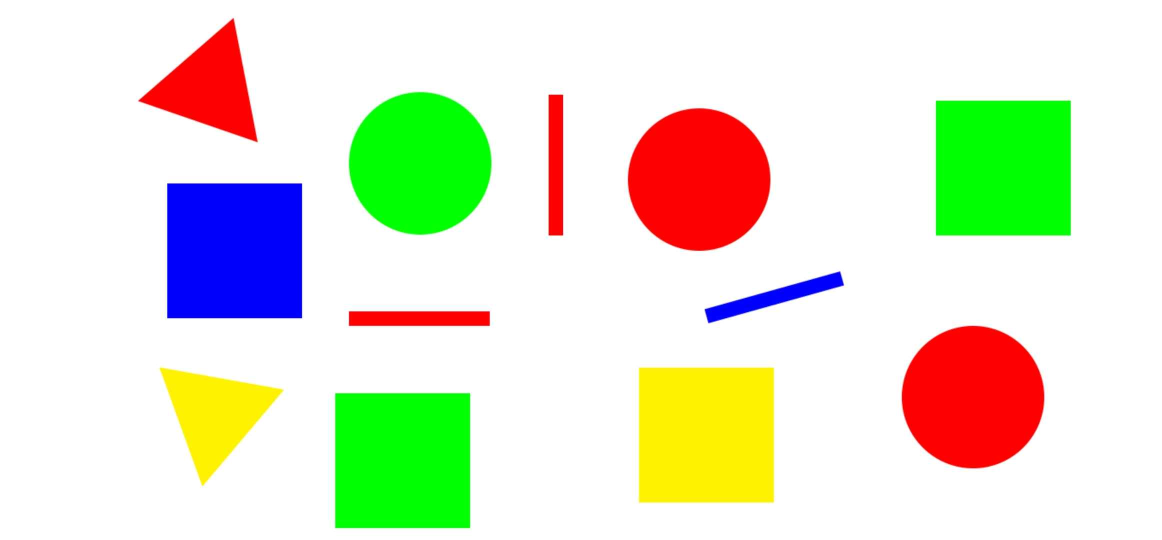
#> input picture test.jpg, 2324 x 1080 px (shown at 1/2 size)
$ python shapes_detection.py
#> lines starting #> are read from the running program, lines starting #| are printed output that depends on the picture; after the words box and inside, x2 and y2 are one past the last pixel; in counts of white or black regions, pixels touching at a corner belong together
import cv2
import pandas as pd
import os
import numpy as np

# saving the output after execution
save_output = "min"
os.makedirs(save_output, exist_ok=True)

# reading & scaling the test img
photo = cv2.imread("test.jpg")
#> photo is the input picture: shape (1080, 2324, 3); mean B, G, R 206.1, 228.7, 225.1
img = cv2.resize(photo, (1162, 540))
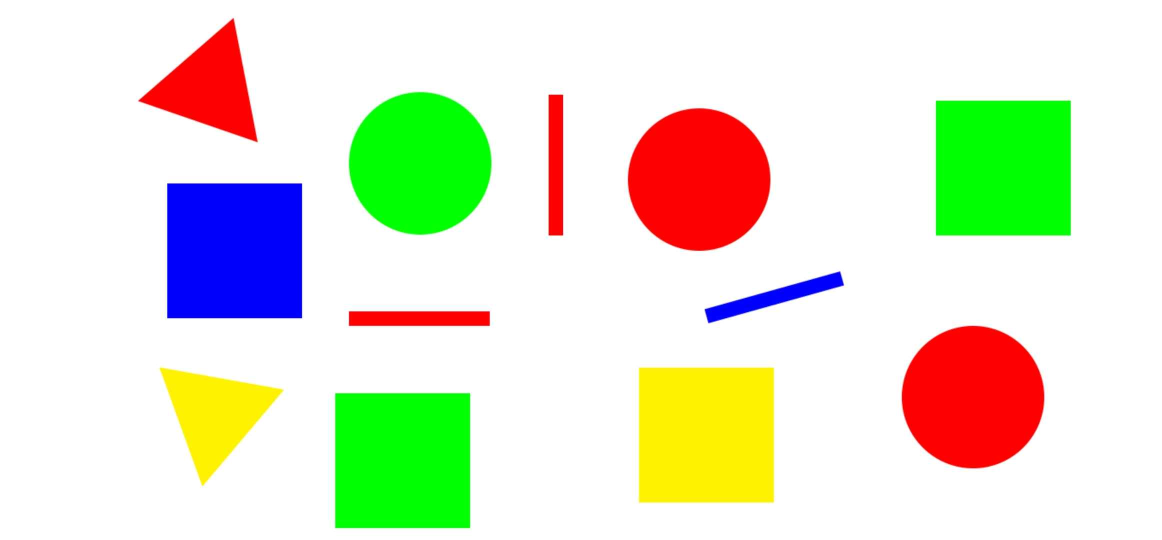
#> img: shape (540, 1162, 3); mean B, G, R 206.1, 228.7, 225.1

# deteting the edges + contour
gray = cv2.cvtColor(img, cv2.COLOR_BGR2GRAY)
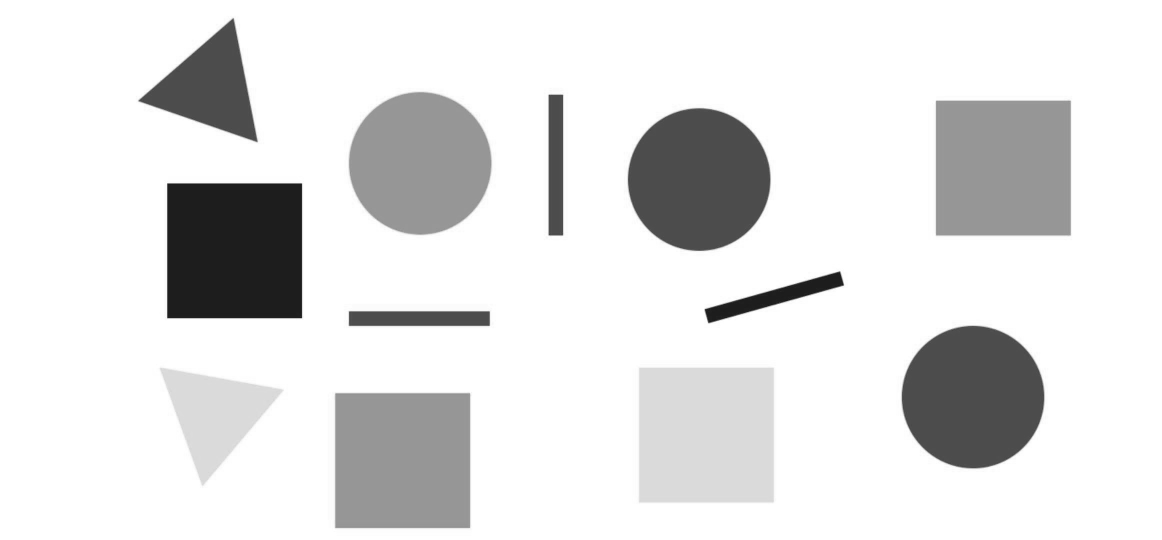
#> gray: shape (540, 1162); min 24, max 255, mean 225.1
ret, thresh = cv2.threshold(gray, 240, 255, cv2.THRESH_BINARY_INV)
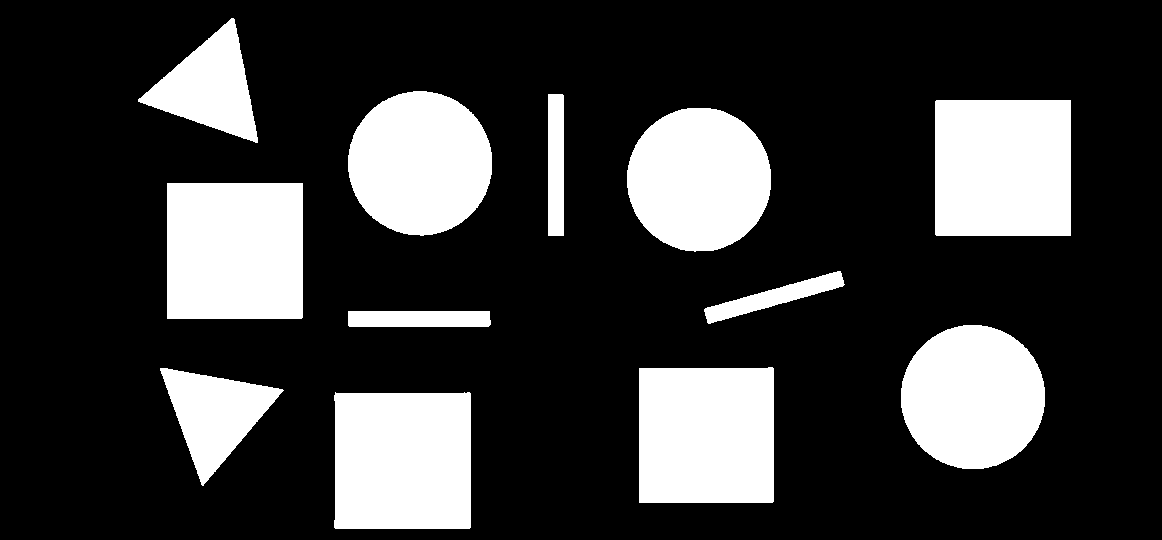
#> thresh: shape (540, 1162); 23% white; 12 white regions
contours, hierarchy = cv2.findContours(thresh, cv2.RETR_EXTERNAL, cv2.CHAIN_APPROX_SIMPLE)
#> contours = 12 contours; largest, box (x1, y1, x2, y2) and area: (334, 392, 471, 529) 18243, (167, 183, 303, 319) 18224, (935, 100, 1071, 236) 18224, (639, 367, 774, 503) 17960, (901, 325, 1045, 469) 16162

for contour in contours:
    area=cv2.contourArea(contour)
    if area < 20:
        continue

    area=cv2.contourArea(contour)
    approx = cv2.approxPolyDP(contour, 0.02* cv2.arcLength(contour, True), True)
    cv2.drawContours(img, [contour], 0, (255), 2)
    x, y , w, h = cv2.boundingRect(approx)

    aspect_ratio = float(w) / h  #width/height to avoid the confusion between lines and squares

    if len(approx) == 4 and aspect_ratio == 1:
        cv2.putText(img, "square", (x, y), cv2.FONT_HERSHEY_SIMPLEX, 0.75, (255), 1, cv2.LINE_AA)

    elif len(approx) == 3:
        cv2.putText(img, "Triangle", (x, y), cv2.FONT_HERSHEY_SIMPLEX, 0.75, (255), 1, cv2.LINE_AA)

    elif 5 < len(approx) < 9:
        cv2.putText(img, "Circle", (x, y), cv2.FONT_HERSHEY_SIMPLEX, 0.75, (255), 1, cv2.LINE_AA)

    else:
        cv2.putText(img, "Line", (x, y), cv2.FONT_HERSHEY_SIMPLEX, 0.75, (255), 1, cv2.LINE_AA)


    # color detection
    hsv = cv2.cvtColor(img, cv2.COLOR_BGR2HSV)
    mask = np.zeros(gray.shape, np.uint8)
    cv2.drawContours(mask, [contour], -1, 255, -1)
    mean_val = cv2.mean(hsv, mask=mask)
    hue = mean_val[0]

    def get_color_name(hue):
        if 0 <= hue < 10 or 160 <= hue <= 180:
            return "Red"

        elif 25 <= hue < 40:
            return "Yellow"

        elif 40 <= hue < 85:
            return "Green"

        elif 85 <= hue < 140:
            return "Blue"

    color_name = get_color_name(hue)

    # Add both shape + color label
    cv2.putText(img, f"{color_name}", (x, y+20), cv2.FONT_HERSHEY_SIMPLEX, 0.75, (0,0,0), 2)


    cv2.imshow("test",img)
    cv2.waitKey(1000)
    filename = "test.png"
    cv2.imwrite(os.path.join(save_output, filename), img)
#> this loop made 12 passes
#> (approx, x, y, w, h, aspect_ratio, mean_val) on passes 1, 2, 3, 5, 6, 7: ([[335, 392], [334, 527], [469, 528], [470, 393]], 334, 392, 137, 137, 1, (63.52, 254.7, 254.8, 0)), ([[160, 368], [202, 485], [283, 390]], 160, 368, 124, 118, 1.05, (39.36, 254.4, 254.1, 0)), ([[772, 367], [639, 368], [639, 502], [773, 501]], 639, 367, 135, 136, 0.993, (34.26, 254.6, 254, 0)), ([[348, 311], [349, 326], [490, 324], [489, 311]], 348, 311, 143, 16, 8.94, (43.98, 254.7, 252.6, 0)), ([[841, 273], [707, 307], [707, 322], [842, 286]], 707, 273, 136, 50, 2.72, (120, 254.6, 250.8, 0)), ([[167, 183], [167, 318], [301, 318], [302, 183]], 167, 183, 136, 136, 1, (120, 255, 251.1, 0))
#> (x, y, w, h, aspect_ratio, mean_val, hue) on passes 4, 8, 11: (901, 325, 144, 144, 1, (9.07, 254.8, 252.7, 0), 9.07), (628, 109, 142, 142, 1, (9.44, 254.8, 252.7, 0), 9.44), (348, 91, 144, 145, 0.993, (63.59, 254.7, 254.8, 0), 63.59)
#> pass 1, `cv2.imshow("test",img)`:
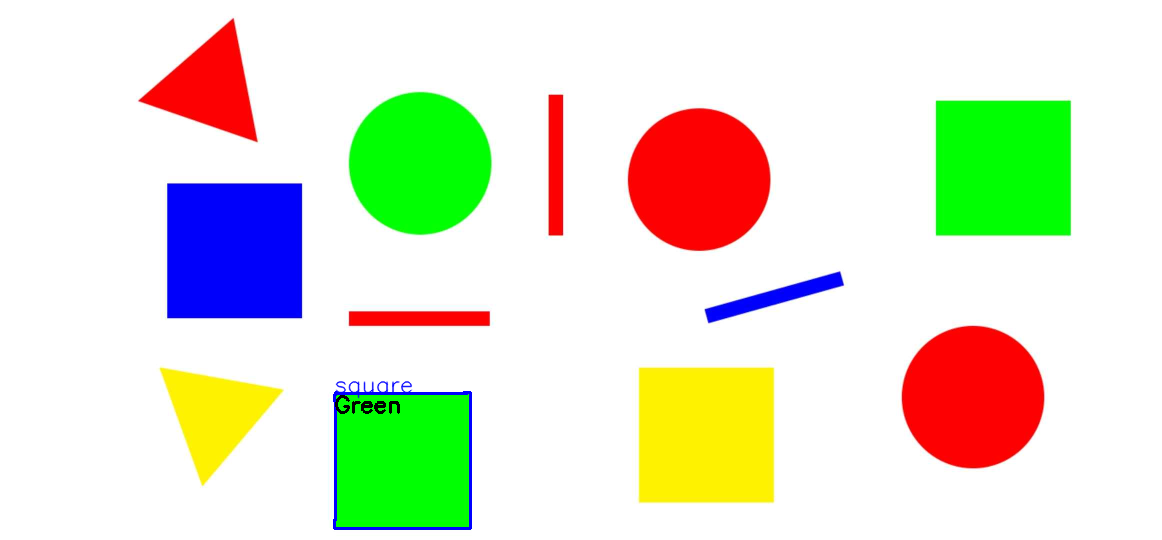
#> window 'test': shape (540, 1162, 3); mean B, G, R 206.4, 227.8, 224.7
#> pass 2, `cv2.imshow("test",img)`:
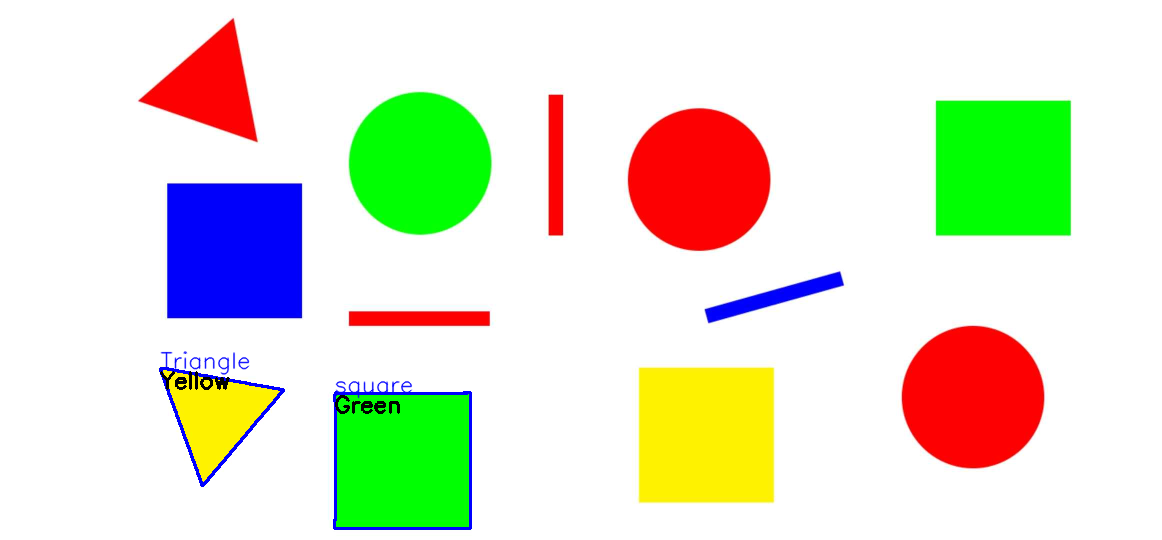
#> window 'test': shape (540, 1162, 3); mean B, G, R 206.7, 227, 223.9
#> after the loop: hsv: shape (540, 1162, 3); mean H, S, V 16.1, 60.5, 252.6
#> after the loop:
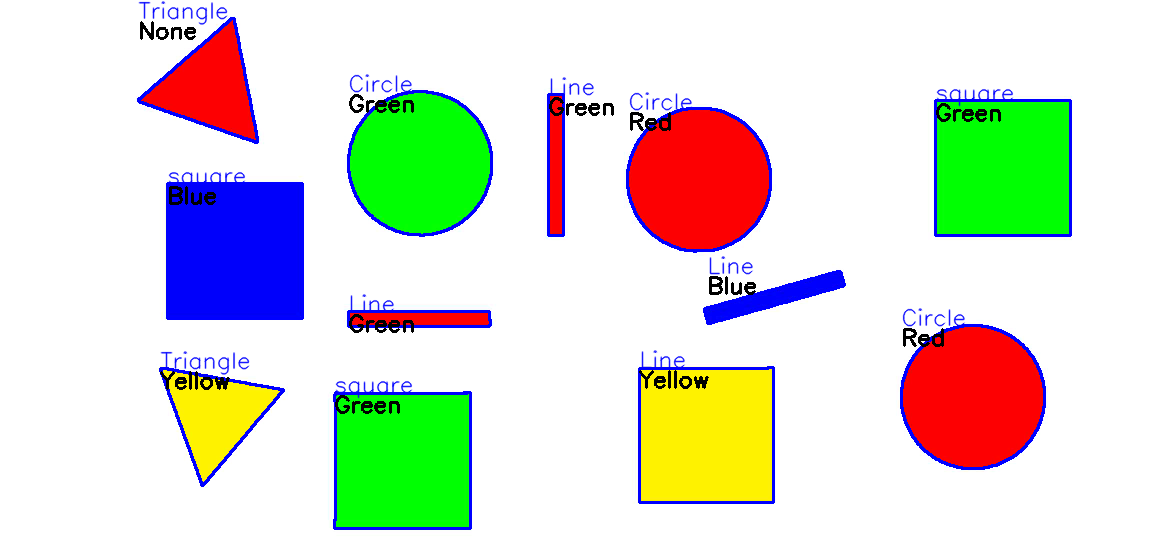
#> img: shape (540, 1162, 3); 4.27% of pixels changed, all inside (x1, y1, x2, y2) = (137, 1, 1072, 530)
#> after the loop:
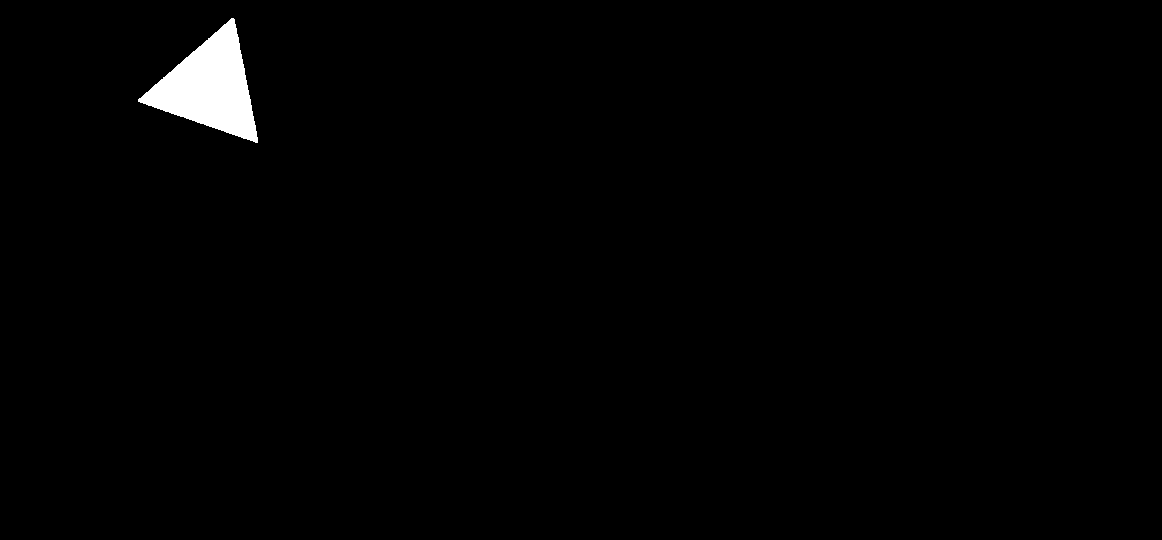
#> mask: shape (540, 1162); 1.2% white; 1 white region, box (x1, y1, x2, y2) and area: (138, 18, 258, 143) 7298
